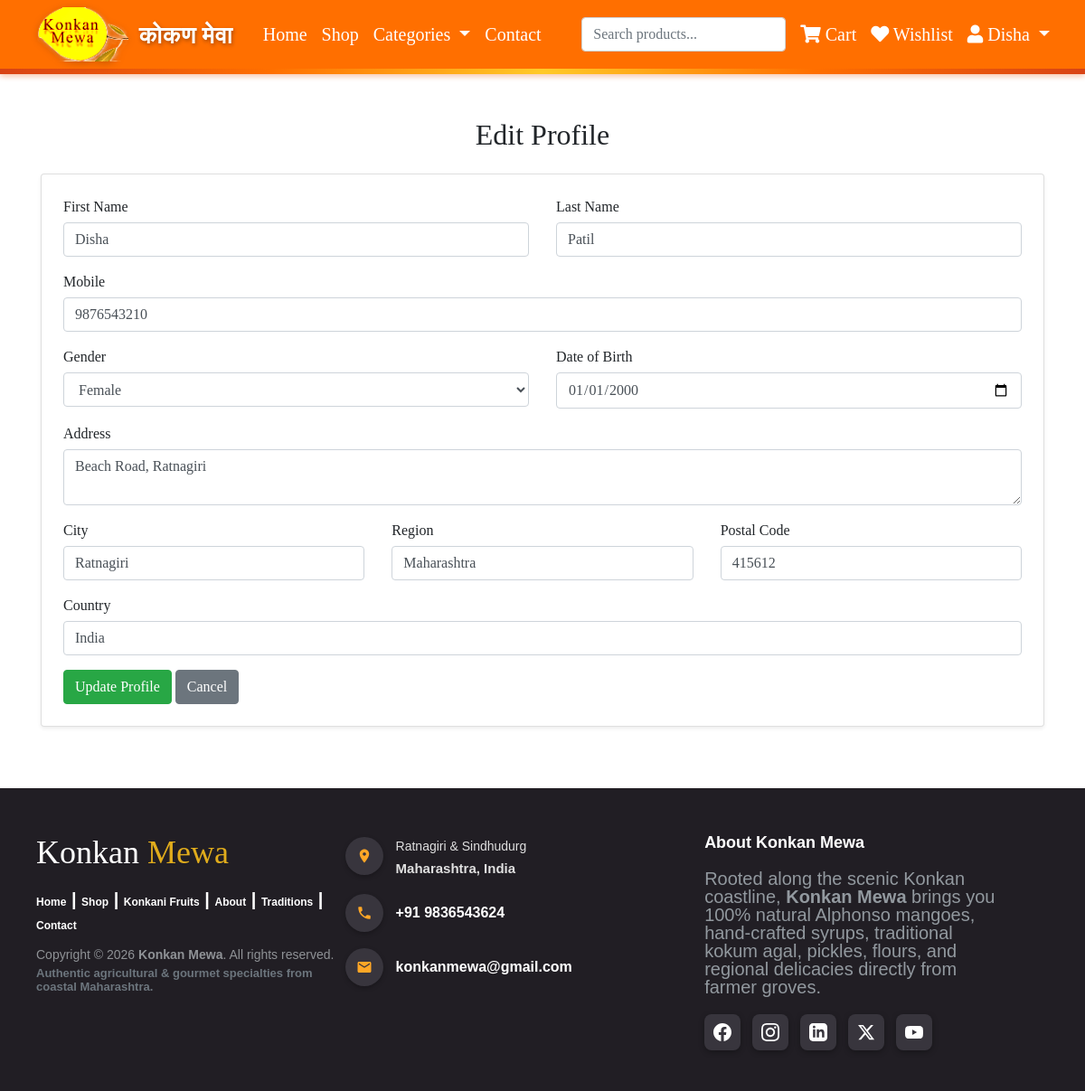
The app's page /edit_profile.php (signed in) with its own data.
### tables this page shows
CREATE TABLE `user_registration` (
    `id` INT AUTO_INCREMENT PRIMARY KEY,
    `first_name` VARCHAR(100) NOT NULL,
    `last_name` VARCHAR(100) NOT NULL,
    `email` VARCHAR(150) NOT NULL UNIQUE,
    `password` VARCHAR(255) NOT NULL,
    `phone` VARCHAR(50) DEFAULT NULL,
    `birthdate` DATE DEFAULT NULL,
    `gender` VARCHAR(20) DEFAULT NULL,
    `address` TEXT DEFAULT NULL,
    `city` VARCHAR(100) DEFAULT NULL,
    `region` VARCHAR(100) DEFAULT NULL,
    `postal` VARCHAR(20) DEFAULT NULL,
    `country` VARCHAR(100) DEFAULT NULL,
    `created_at` TIMESTAMP DEFAULT CURRENT_TIMESTAMP
);

### edit_profile.php (the view, shortened to what this page needs)
<?php
include('header.php');
$user_id = $_SESSION['user_id'] ?? 0;
$user_query = mysqli_query($conn, "SELECT * FROM user_registration WHERE id = '$user_id'");
$user = mysqli_fetch_assoc($user_query);
?>
<main class="py-5">
    <div class="container">
        <h2 class="mb-4">Edit Profile</h2>
        <form method="post" class="card p-4 shadow-sm">
            <div class="row mb-3">
                <div class="col-md-6">
                    <label>First Name</label>
                    <input type="text" name="first_name" value="<?= htmlspecialchars($user['first_name']) ?>" class="form-control" required>
                </div>
                <div class="col-md-6">
                    <label>Last Name</label>
                    <input type="text" name="last_name" value="<?= htmlspecialchars($user['last_name']) ?>" class="form-control" required>
                </div>
            </div>
            <div class="mb-3">
                <label>Mobile</label>
                <input type="text" name="phone" value="<?= htmlspecialchars($user['phone']) ?>" class="form-control" required>
            </div>
            <div class="row mb-3">
                <div class="col-md-6">
                    <label>Gender</label>
                    <select name="gender" class="form-control" required>
                        <option value="Female" <?= $user['gender'] === 'Female' ? 'selected' : '' ?>>Female</option>
                    </select>
                </div>
                <div class="col-md-6">
                    <label>Date of Birth</label>
                    <input type="date" name="birthdate" value="<?= $user['birthdate'] ?>" class="form-control" required>
                </div>
            </div>
            <div class="mb-3">
                <label>Address</label>
                <textarea name="address" class="form-control" rows="2"><?= htmlspecialchars($user['address']) ?></textarea>
            </div>
            <div class="row mb-3">
                <div class="col-md-4">
                    <label>City</label>
                    <input type="text" name="city" value="<?= htmlspecialchars($user['city']) ?>" class="form-control">
                </div>
                <div class="col-md-4">
                    <label>Region</label>
                    <input type="text" name="region" value="<?= htmlspecialchars($user['region']) ?>" class="form-control">
                </div>
                <div class="col-md-4">
                    <label>Postal Code</label>
                    <input type="text" name="postal" value="<?= htmlspecialchars($user['postal']) ?>" class="form-control">
                </div>
            </div>
            <div class="mb-3">
                <label>Country</label>
                <input type="text" name="country" value="<?= htmlspecialchars($user['country']) ?>" class="form-control">
            </div>
            <div class="text-end">
                <button type="submit" class="btn btn-success">Update Profile</button>
                <a href="profile.php" class="btn btn-secondary">Cancel</a>
            </div>
        </form>
    </div>
</main>
<?php include('footer.php'); ?>

### assets/css/style.css (style rules this page uses)
body { background-color: white; font-family: 'Times New Roman', Times, serif; }
h2 { text-align: center; }
label { display: block; margin-bottom: 5px; }
input { width: 100%; padding: 8px; box-sizing: border-box; border: 1px solid #ada695; border-radius: 4px; }

### records on screen
user_registration: first_name "Disha", last_name "Patil", phone "9876543210", gender "Female", birthdate "01/01/2000", address "Beach Road, Ratnagiri", city "Ratnagiri", region "Maharashtra", postal "415612", country "India"

### other values on screen
$username "Disha"
